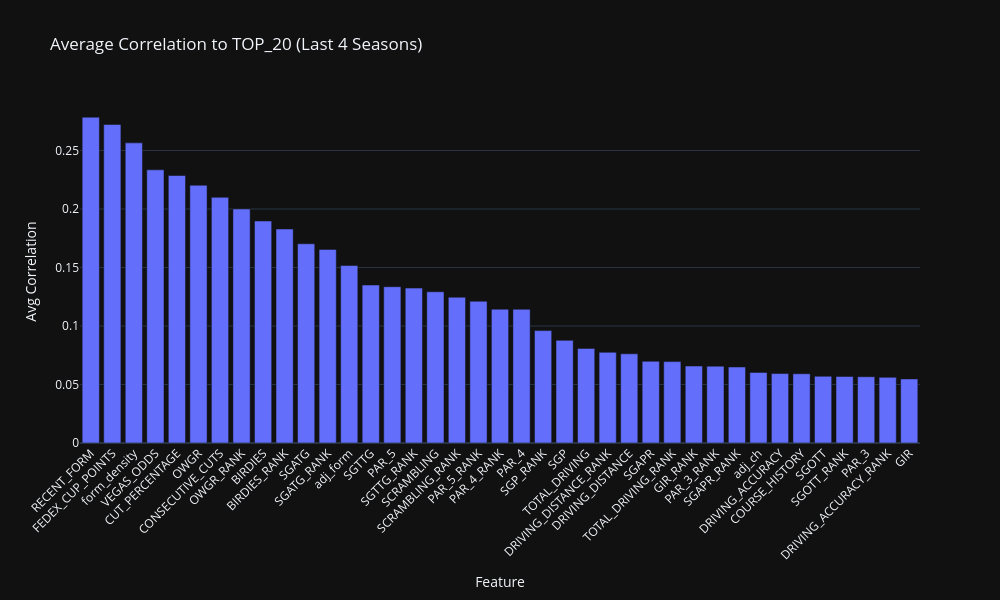

Notebook source saved alongside this figure:
### Markdown cell above
**Average of Last 4 Years**

### Code cell
import pandas as pd
import numpy as np
import plotly.express as px

# === Rebuild correlation matrices for the 4 most recent seasons ===
cor = {}
recent_seasons = sorted(training_df["SEASON"].unique())[-4:]

for season in recent_seasons:
    df_season = training_df[training_df["SEASON"] == season].copy()
    numeric_cols = df_season.select_dtypes(include=["float64", "int64"])
    cor[int(season)] = numeric_cols.corr().abs()

# === Combine into one summary DataFrame ===
cor_df = pd.DataFrame()

for season in recent_seasons:
    df = cor[season].reset_index()
    if "TOP_20" not in df.columns:
        continue
    temp = df[["index", "TOP_20"]].copy()
    temp = temp.rename(columns={"TOP_20": str(season)})
    if cor_df.empty:
        cor_df = temp
    else:
        cor_df = cor_df.merge(temp, on="index", how="outer")

# Drop target and metadata rows
cor_df = cor_df[~cor_df["index"].isin(["TOP_20", "FINAL_POS", "SEASON"])]

# Compute average correlation across seasons
cor_df["AVERAGE"] = cor_df.drop(columns=["index"]).mean(axis=1)
cor_df = cor_df.sort_values(by="AVERAGE", ascending=False)

# === Plotly Bar Chart ===
fig = px.bar(
    cor_df,
    x="index",
    y="AVERAGE",
    title="Average Correlation to TOP_20 (Last 4 Seasons)",
    labels={"index": "Feature", "AVERAGE": "Avg Correlation"},
    template="plotly_dark"
)

fig.update_layout(
    xaxis_tickangle=-45,
    height=600,
    width=1000,
    showlegend=False
)

fig.show()

### Figure 1 — Plotly figure (JSON) as saved in the notebook; plotly's stock layout.template omitted (floating-point values rounded to 4 significant figures)
{"data": [{"hovertemplate": "Feature=%{x}<br>Avg Correlation=%{y}<extra></extra>", "legendgroup": "", "marker": {"color": "#636efa", "pattern": {"shape": ""}}, "name": "", "orientation": "v", "showlegend": false, "textposition": "auto", "type": "bar", "x": ["RECENT_FORM", "FEDEX_CUP_POINTS", "form_density", "VEGAS_ODDS", "CUT_PERCENTAGE", "OWGR", "CONSECUTIVE_CUTS", "OWGR_RANK", "BIRDIES", "BIRDIES_RANK", "SGATG", "SGATG_RANK", "adj_form", "SGTTG", "PAR_5", "SGTTG_RANK", "SCRAMBLING", "SCRAMBLING_RANK", "PAR_5_RANK", "PAR_4_RANK", "PAR_4", "SGP_RANK", "SGP", "TOTAL_DRIVING", "DRIVING_DISTANCE_RANK", "DRIVING_DISTANCE", "SGAPR", "TOTAL_DRIVING_RANK", "GIR_RANK", "PAR_3_RANK", "SGAPR_RANK", "adj_ch", "DRIVING_ACCURACY", "COURSE_HISTORY", "SGOTT", "SGOTT_RANK", "PAR_3", "DRIVING_ACCURACY_RANK", "GIR"], "xaxis": "x", "y": [0.2785, 0.2723, 0.2565, 0.2335, 0.2286, 0.2203, 0.21, 0.2, 0.1897, 0.1829, 0.1703, 0.1655, 0.1517, 0.135, 0.1336, 0.1324, 0.1293, 0.1246, 0.1212, 0.1144, 0.1143, 0.09607, 0.08772, 0.08088, 0.0775, 0.07622, 0.06983, 0.06957, 0.06579, 0.06568, 0.06498, 0.06033, 0.05936, 0.05915, 0.05704, 0.05692, 0.05664, 0.0561, 0.05478], "yaxis": "y"}], "layout": {"barmode": "relative", "height": 600, "legend": {"tracegroupgap": 0}, "showlegend": false, "title": {"text": "Average Correlation to TOP_20 (Last 4 Seasons)"}, "width": 1000, "xaxis": {"anchor": "y", "domain": [0, 1], "tickangle": -45, "title": {"text": "Feature"}}, "yaxis": {"anchor": "x", "domain": [0, 1], "title": {"text": "Avg Correlation"}}}}
